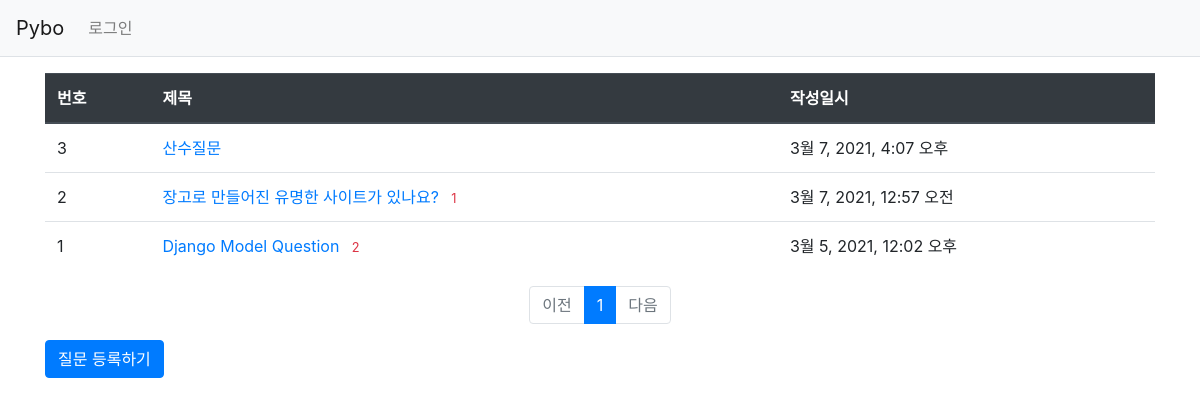
/pybo/, run on an earlier commit of the app's database.
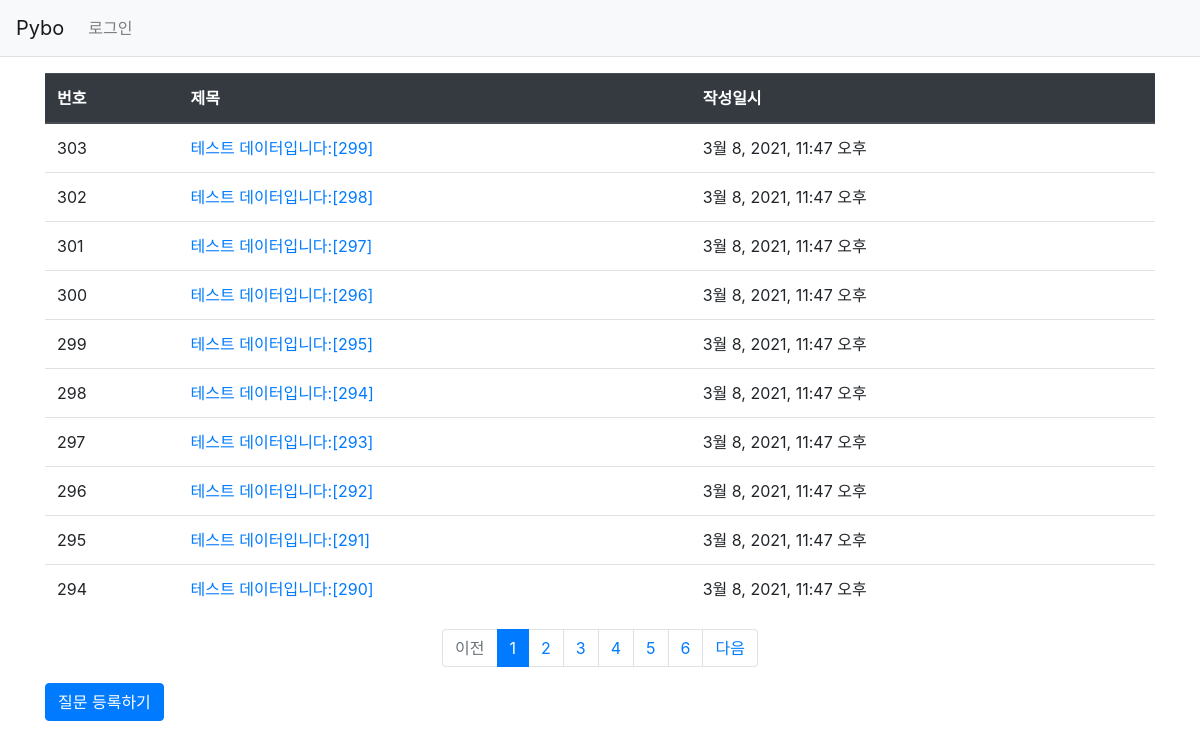
And on a later commit of the database.
### pybo/models.py (models this page shows, shortened)
class Question(models.Model):
    subject = models.CharField(max_length=200)
    content = models.TextField()
    create_date = models.DateTimeField()
    author = models.ForeignKey(User, on_delete=models.CASCADE)

### pybo/views.py (the view)
# urls.py: path('', views.index, name='index'),  # '/' 에 해당되는 path
def index(request):
    page = request.GET.get('page', '1')  # 페이지
    question_list = Question.objects.order_by('-create_date')
    paginator = Paginator(question_list, 10)  # 페이지당 10개씩 보여주기
    page_obj = paginator.get_page(page)
    context = {'question_list': page_obj}
    return render(request, 'pybo/question_list.html', context)

### pybo/templatetags/pybo_filter.py (called while the page is built)
@register.filter
def sub(value, arg):
    return value - arg

### templates/pybo/question_list.html
{% extends 'base.html' %}
{% load pybo_filter %}
{% block content %}
<div class="container my-3">
  <table class="table">
    <thead>
      <tr class="thead-dark">
        <th>번호</th>
        <th>제목</th>
        <th>작성일시</th>
      </tr>
    </thead>
    <tbody>
    {% if question_list %}
      {% for question in question_list %}
        <tr>
          <td>
            {{ question_list.paginator.count|sub:question_list.start_index|sub:forloop.counter0|add:1 }}
          </td>
          <td>
            <a href="{% url 'pybo:detail' question.id %}">{{ question.subject }}</a>
            {% if question.answer_set.count > 0 %}
              <span class="text-danger small ml-2">{{ question.answer_set.count }}</span>
            {% endif %}
          </td>
          <td>{{ question.create_date }}</td>
        </tr>
      {% endfor %}
    {% else %}
      <tr>
        <td colspan="3">질문이 없습니다.</td>
      </tr>
    {% endif %}
    </tbody>
  </table>
  <ul class="pagination justify-content-center">
    {% if question_list.has_previous %}
      <li class="page-item">
        <a class="page-link" href="?page={{ question_list.previous_page_number }}">이전</a>
      </li>
    {% else %}
      <li class="page-item disabled">
        <a class="page-link" tabindex="-1" aria-disabled="true" href="#">이전</a>
      </li>
    {% endif %}
    {% for page_number in question_list.paginator.page_range %}
      {% if page_number >= question_list.number|add:-5 and page_number <= question_list.number|add:5 %}
        {% if page_number == question_list.number %}
          <li class="page-item active" aria-current="page">
            <a class="page-link" href="?page={{ page_number }}">{{ page_number }}</a>
          </li>
        {% else %}
          <li class="page-item">
            <a class="page-link" href="?page={{ page_number }}">{{ page_number }}</a>
          </li>
        {% endif %}
      {% endif %}
    {% endfor %}
    {% if question_list.has_next %}
      <li class="page-item">
        <a class="page-link" href="?page={{ question_list.next_page_number }}">다음</a>
      </li>
    {% else %}
      <li class="page-item disabled">
        <a class="page-link" tabindex="-1" aria-disabled="true" href="#">다음</a>
      </li>
    {% endif %}
  </ul>
  <a href="{% url 'pybo:question_create' %}" class="btn btn-primary">질문 등록하기</a>
</div>
{% endblock %}

What changed in the data, as far as the page shows it:
no longer on this page (row unchanged): Question: paginator.count|sub "3", subject "산수질문", create_date "3월 7, 2021, 4:07 오후"
no longer on this page (row unchanged): Question: paginator.count|sub "2", subject "장고로 만들어진 유명한 사이트가 있나요?", answer_set.count "1", create_date "3월 7, 2021, 12:57 오전"
no longer on this page (row unchanged): Question: paginator.count|sub "1", subject "Django Model Question", answer_set.count "2", create_date "3월 5, 2021, 12:02 오후"
added Question: paginator.count|sub "303", subject "테스트 데이터입니다:[299]", create_date "3월 8, 2021, 11:47 오후"
added Question: paginator.count|sub "302", subject "테스트 데이터입니다:[298]", create_date "3월 8, 2021, 11:47 오후"
added Question: paginator.count|sub "301", subject "테스트 데이터입니다:[297]", create_date "3월 8, 2021, 11:47 오후"
added Question: paginator.count|sub "300", subject "테스트 데이터입니다:[296]", create_date "3월 8, 2021, 11:47 오후"
added Question: paginator.count|sub "299", subject "테스트 데이터입니다:[295]", create_date "3월 8, 2021, 11:47 오후"
added Question: paginator.count|sub "298", subject "테스트 데이터입니다:[294]", create_date "3월 8, 2021, 11:47 오후"
added Question: paginator.count|sub "297", subject "테스트 데이터입니다:[293]", create_date "3월 8, 2021, 11:47 오후"
added Question: paginator.count|sub "296", subject "테스트 데이터입니다:[292]", create_date "3월 8, 2021, 11:47 오후"
added Question: paginator.count|sub "295", subject "테스트 데이터입니다:[291]", create_date "3월 8, 2021, 11:47 오후"
added Question: paginator.count|sub "294", subject "테스트 데이터입니다:[290]", create_date "3월 8, 2021, 11:47 오후"
Also different on the page:
new list line: "2"
new list line: "3"
new list line: "4"
new list line: "5"
new list line: "6"
